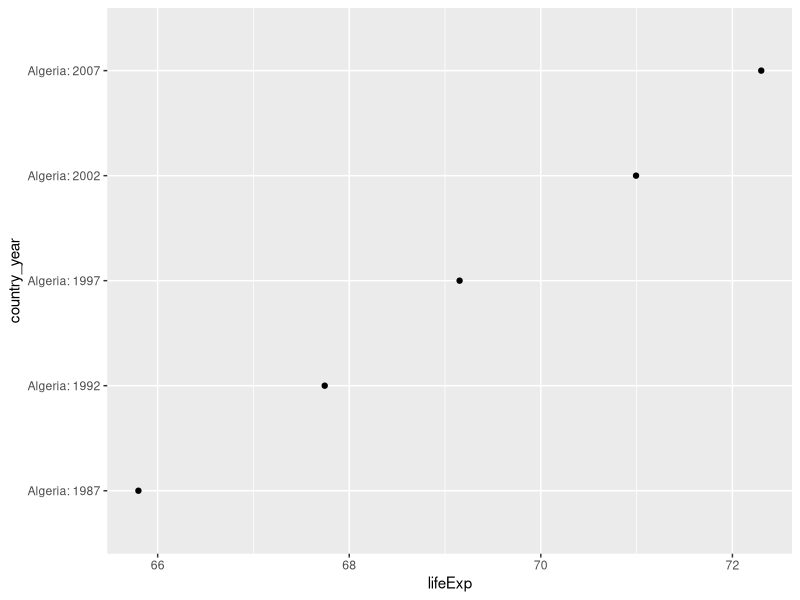
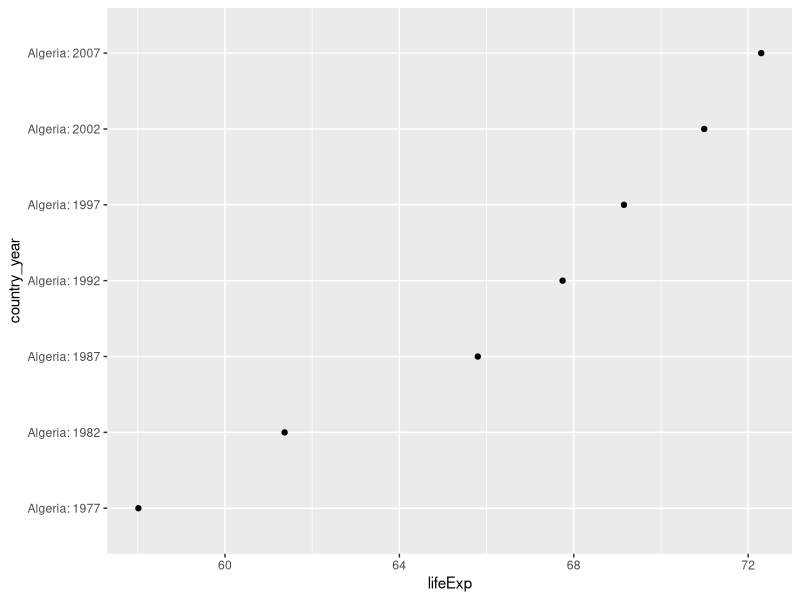

The R script that drew these images, in order:
## ---- chunk 1
#| label: setup
#| message: false
library(tidyverse)
library(cli)

algeria <- read_csv("05-functions-validation-quarto/data/Algeria.csv") |>
  mutate(
    lifeExp_cat = cut(lifeExp, quantile(lifeExp, probs = seq(0, 1, 0.25), na.rm = TRUE), include.lowest = TRUE),
    pop_cat = cut(pop, quantile(pop, probs = seq(0, 1, 0.1), na.rm = TRUE), include.lowest = TRUE),
    gdpPercap_cat = cut(gdpPercap, quantile(gdpPercap, probs = seq(0, 1, 0.25), na.rm = TRUE), include.lowest = TRUE)
  )
## ---- chunk 2
#| label: plot-function
plot_top_n_lifexp <- function(.df, n = 5) {
 .df |>
    slice_max(lifeExp, n = n) |>
    mutate(
      country_year = paste(country, year, sep = ": "),
      country_year = fct_reorder(country_year, lifeExp)
    ) |>
    ggplot(aes(lifeExp, country_year, group = 1)) +
    geom_point()
}

plot_top_n_lifexp(algeria)
plot_top_n_lifexp(algeria, n = 7)
